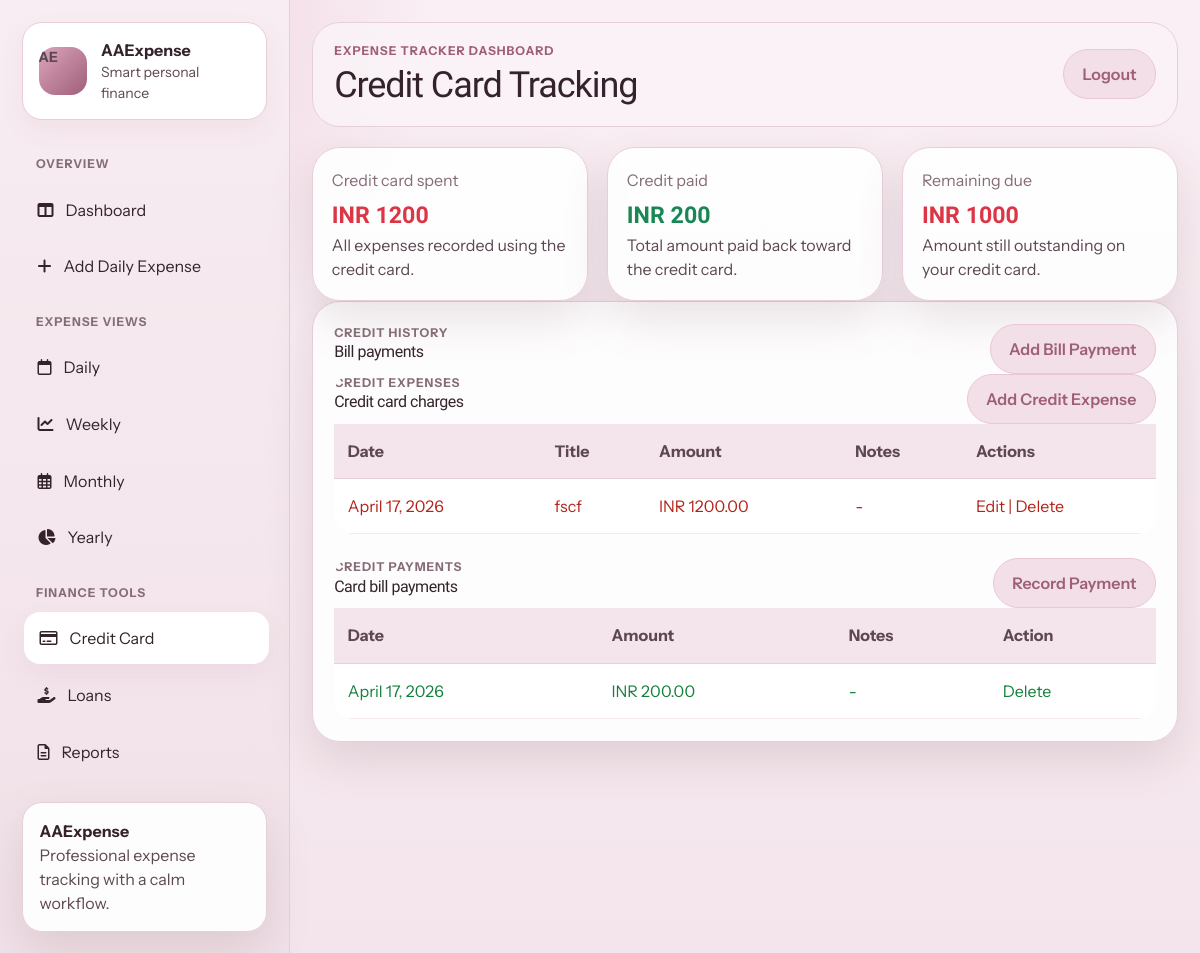
/credit-bills/ (signed in), run on the app's committed database.
### expense/models.py (models this page shows, shortened)
class Expense(models.Model):
    PAYMENT_CASH = "cash"
    PAYMENT_UPI = "upi"
    PAYMENT_CREDIT_CARD = "credit_card"
    PAYMENT_CREDIT_CARD_BILL = "credit_card_bill"
    PAYMENT_CHOICES = [
        (PAYMENT_CASH, "Cash"),
        (PAYMENT_UPI, "UPI"),
        (PAYMENT_CREDIT_CARD, "Credit Card"),
        (PAYMENT_CREDIT_CARD_BILL, "Credit Card Bill Payment"),
    ]
    PAYMENT_CHOICES_DICT = dict(PAYMENT_CHOICES)
    CATEGORY_ENTERTAINMENT = "entertainment"
    CATEGORY_GROCERY = "grocery"
    CATEGORY_FOOD = "food"
    CATEGORY_STATIONERY = "stationery"
    CATEGORY_TRANSPORT = "transport"
    CATEGORY_HEALTH = "health"
    CATEGORY_RENT = "rent"
    CATEGORY_EDUCATION = "education"
    CATEGORY_BILLS = "bills"
    CATEGORY_SHOPPING = "shopping"
    CATEGORY_OTHERS = "others"
    CATEGORY_CHOICES = [
        (CATEGORY_ENTERTAINMENT, "Entertainment"),
        (CATEGORY_GROCERY, "Grocery"),
        (CATEGORY_FOOD, "Food"),
        (CATEGORY_STATIONERY, "Stationery"),
        (CATEGORY_TRANSPORT, "Transport"),
        (CATEGORY_HEALTH, "Health"),
        (CATEGORY_RENT, "Rent"),
        (CATEGORY_EDUCATION, "Education"),
        (CATEGORY_BILLS, "Bills"),
        (CATEGORY_SHOPPING, "Shopping"),
        (CATEGORY_OTHERS, "Others"),
    ]
    CATEGORY_CHOICES_DICT = dict(CATEGORY_CHOICES)
    user = models.ForeignKey(settings.AUTH_USER_MODEL, on_delete=models.CASCADE, related_name="expenses")
    title = models.CharField(max_length=120)
    category = models.CharField(max_length=80, choices=CATEGORY_CHOICES, default=CATEGORY_OTHERS)
    amount = models.DecimalField(max_digits=12, decimal_places=2)
    expense_date = models.DateField(default=timezone.localdate)
    payment_method = models.CharField(max_length=20, choices=PAYMENT_CHOICES, default=PAYMENT_UPI)
    notes = models.TextField(blank=True)
    created_at = models.DateTimeField(auto_now_add=True)
    updated_at = models.DateTimeField(auto_now=True)
    class Meta:
        ordering = ["-expense_date", "-created_at"]

class CreditCardBillPayment(models.Model):
    user = models.ForeignKey(settings.AUTH_USER_MODEL, on_delete=models.CASCADE, related_name="credit_card_bill_payments")
    amount = models.DecimalField(max_digits=12, decimal_places=2)
    paid_on = models.DateField(default=timezone.localdate)
    notes = models.TextField(blank=True)
    created_at = models.DateTimeField(auto_now_add=True)
    class Meta:
        ordering = ["-paid_on", "-created_at"]

### expense/views.py (the view)
# urls.py: path("credit-bills/", views.credit_bill_list, name="credit_bill_list"),
@login_required
def credit_bill_list(request):
    credit_expenses = Expense.objects.filter(user=request.user, payment_method=Expense.PAYMENT_CREDIT_CARD).order_by("-expense_date", "-created_at")
    payments = CreditCardBillPayment.objects.filter(user=request.user).order_by("-paid_on", "-created_at")
    credit_spent = credit_expenses.aggregate(total=Sum("amount"))["total"] or Decimal("0.00")
    credit_paid = payments.aggregate(total=Sum("amount"))["total"] or Decimal("0.00")
    credit_outstanding = max(Decimal("0.00"), credit_spent - credit_paid)
    return render(
        request,
        "expense/credit_bill_list.html",
        {
            "credit_expenses": credit_expenses,
            "payments": payments,
            "credit_spent": credit_spent,
            "credit_paid": credit_paid,
            "credit_outstanding": credit_outstanding,
        },
    )

### templates/expense/credit_bill_list.html (shortened to what this page needs)
{% extends 'expense/base.html' %}
{% block page_heading %}Credit Card Tracking{% endblock %}
{% block content %}
<section class="summary-grid summary-grid--compact">
    <article class="summary-card">
        <span>Credit card spent</span>
        <strong class="text-danger">INR {{ credit_spent }}</strong>
        <p>All expenses recorded using the credit card.</p>
    </article>
    <article class="summary-card">
        <span>Credit paid</span>
        <strong class="text-success">INR {{ credit_paid }}</strong>
        <p>Total amount paid back toward the credit card.</p>
    </article>
    <article class="summary-card">
        <span>Remaining due</span>
        <strong class="{% if credit_outstanding > 0 %}text-danger{% else %}text-success{% endif %}">INR {{ credit_outstanding }}</strong>
        <p>{% if credit_outstanding > 0 %}Amount still outstanding on your credit card.{% else %}Credit card due is cleared.{% endif %}</p>
    </article>
</section>
<section class="content-card">
    <div class="section-heading">
        <div>
            <p class="eyebrow-text">Credit history</p>
            <h3>Bill payments</h3>
        </div>
        <a class="btn btn-soft-rose" href="{% url 'credit_bill_create' %}">Add Bill Payment</a>
    </div>
    <div class="table-responsive mb-4">
        <div class="section-heading">
            <div>
                <p class="eyebrow-text">Credit Expenses</p>
                <h3>Credit card charges</h3>
            </div>
            <a class="btn btn-soft-rose" href="{% url 'expense_create' %}">Add Credit Expense</a>
        </div>
        <table class="table align-middle app-table mb-0">
            <thead>
                <tr>
                    <th>Date</th>
                    <th>Title</th>
                    <th>Amount</th>
                    <th>Notes</th>
                    <th>Actions</th>
                </tr>
            </thead>
            <tbody>
                {% for expense in credit_expenses %}
                    <tr class="row-danger">
                        <td>{{ expense.expense_date }}</td>
                        <td>{{ expense.title }}</td>
                        <td>INR {{ expense.amount }}</td>
                        <td>{{ expense.notes|default:"-" }}</td>
                        <td><a href="{% url 'expense_update' expense.pk %}">Edit</a> | <a href="{% url 'expense_delete' expense.pk %}">Delete</a></td>
                    </tr>
                {% empty %}
                    <tr>
                        <td colspan="5" class="text-center py-4">No credit card expenses recorded yet.</td>
                    </tr>
                {% endfor %}
            </tbody>
        </table>
    </div>
    <div class="table-responsive">
        <div class="section-heading">
            <div>
                <p class="eyebrow-text">Credit Payments</p>
                <h3>Card bill payments</h3>
            </div>
            <a class="btn btn-soft-rose" href="{% url 'credit_bill_create' %}">Record Payment</a>
        </div>
        <table class="table align-middle app-table mb-0">
            <thead>
                <tr>
                    <th>Date</th>
                    <th>Amount</th>
                    <th>Notes</th>
                    <th>Action</th>
                </tr>
            </thead>
            <tbody>
                {% for bill in payments %}
                    <tr class="row-success">
                        <td>{{ bill.paid_on }}</td>
                        <td>INR {{ bill.amount }}</td>
                        <td>{{ bill.notes|default:"-" }}</td>
                        <td><a href="{% url 'credit_bill_delete' bill.pk %}">Delete</a></td>
                    </tr>
                {% empty %}
                    <tr>
                        <td colspan="4" class="text-center py-4">No bill payments recorded yet.</td>
                    </tr>
                {% endfor %}
            </tbody>
        </table>
    </div>
</section>
{% endblock %}

### static/expense/style.css (style rules this page uses)
:root { --rose-50: #fdf4f8; --rose-100: #f8e6ee; --rose-150: #f3d9e5; --rose-200: #eac6d6; --rose-300: #dca5bb; --rose-400: #bf7d99; --rose-500: #9f5f79; --ink-900: #34232c; --ink-700: #5c4752; --ink-500: #856c78; --line: #e6cfd9; --white: #ffffff; --shadow: 0 18px 45px rgba(120, 78, 95, 0.16); --radius-lg: 28px; --radius-md: 20px; --radius-sm: 14px; }
* { box-sizing: border-box; }
body { margin: 0; font-family: "Instrument Sans", sans-serif; color: var(--ink-900); background: radial-gradient(circle at top left, rgba(232, 182, 202, 0.75), transparent 28%), linear-gradient(180deg, #f9eff4 0%, #f4e5ec 100%); }
a { color: var(--rose-500); text-decoration: none; }
.auth-copy-panel, .auth-form-card, .content-card, .hero-panel, .summary-card, .sidebar-footer-note { background: rgba(255, 255, 255, 0.92); border: 1px solid var(--line); border-radius: var(--radius-lg); box-shadow: var(--shadow); }
.auth-copy-panel h1, .section-heading h3, .page-title, .hero-panel__copy h2 { margin: 0; font-family: "Plus Jakarta Sans", sans-serif; letter-spacing: -0.03em; }
.auth-copy-panel p, .auth-switch-copy, .empty-copy, .hero-panel__copy p, .summary-card p, .mini-stat-card span, .sidebar-footer-note span, .info-pill span, .timeline-row span, .table th, .table td, .form-help { color: var(--ink-700); }
.chip-label, .eyebrow-text, .sidebar-section-title { text-transform: uppercase; letter-spacing: 0.08em; font-size: 0.76rem; font-weight: 700; }
.brand-lockup strong, .brand-lockup span, .sidebar-footer-note strong, .summary-card strong, .mini-stat-card strong, .info-pill strong, .timeline-row strong, .timeline-row em, .dashboard-chart__value { display: block; }
.eyebrow-text { color: var(--rose-500); }
.dashboard-grid, .summary-grid, .split-grid, .form-grid { display: grid; gap: 1.15rem; }
.mini-stat-card strong, .summary-card strong { margin-top: 0.4rem; font-size: 1.45rem; font-family: "Plus Jakarta Sans", sans-serif; }
.summary-grid { grid-template-columns: repeat(4, minmax(0, 1fr)); }
.summary-grid--compact { grid-template-columns: repeat(3, minmax(0, 1fr)); }
.summary-card { padding: 1.2rem; }
.summary-card span, .section-heading p { color: var(--ink-500); }
.chart-stage, .content-card { padding: 1.35rem; }
.section-heading { display: flex; justify-content: space-between; align-items: flex-start; gap: 1rem; }
.table-responsive { border-radius: var(--radius-md); }
.app-table thead th { background: #f4e4eb; color: var(--ink-700); font-weight: 700; border-bottom-color: var(--line); }
.app-table td, .app-table th { padding: 0.95rem 0.85rem; border-color: #f7e7ee; }
.btn { border-radius: 999px; font-weight: 600; padding: 0.75rem 1.15rem; border: 0; }
.btn-soft-rose { background: #f2dfe7; color: var(--rose-500); border: 1px solid var(--rose-200); }
.text-danger { color: #b42318; }
.text-success { color: #15803d; }
.row-danger td { color: #b42318; }
.row-success td { color: #15803d; }

### data on the page
Expense: expense_date "April 17, 2026", title "fscf", amount "1200.00", notes "-"
CreditCardBillPayment: paid_on "April 17, 2026", amount "200.00", notes "-"

### other printed values
{{ dashboard_timestamp|default:"AAExpense" }} "AAExpense"
{{ credit_spent }} "1200"
{{ credit_paid }} "200"
{{ credit_outstanding }} "1000"
